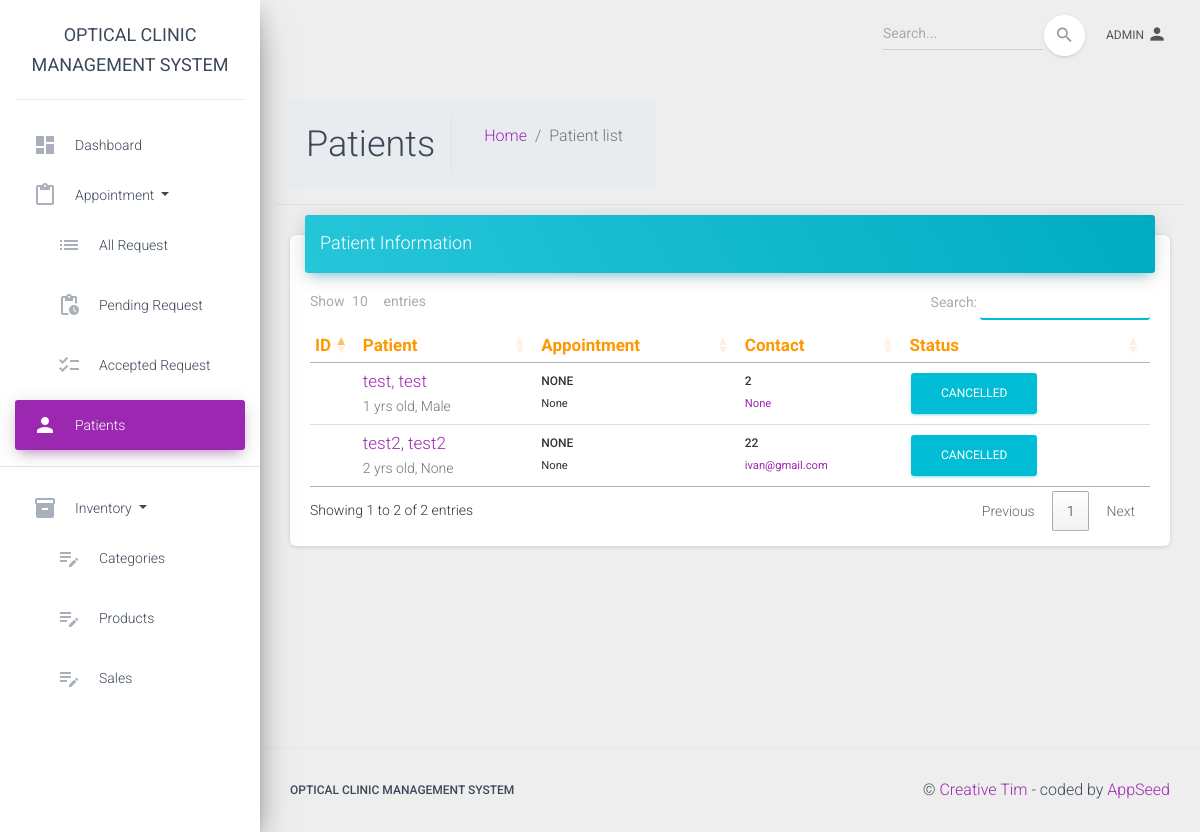
Page /patient-list/ (signed in) on the committed database.
### dashboard/models.py (models this page shows, shortened)
class Appointment(models.Model):
    Status = (
        ('Pending', 'Pending'),
        ('Cancelled', 'Cancelled'),
        ('Accepted', 'Accepted'),
        ('Completed', 'Completed'),
    )
    patient = models.OneToOneField(Patient, null = True, on_delete = models.CASCADE)
    message = models.TextField(max_length=255, null = True, blank = True)
    request_date = models.DateField(auto_now_add=False, null = True)
    sent_date = models.DateField(auto_now_add=True)
    status = models.CharField(max_length = 255, choices = Status, default = 'Pending')
    appointment_date = models.DateField(auto_now_add=False, null=True, blank = True)
    appointment_time = models.TimeField(auto_now_add = False, null = True, blank = True)
    date_created = models.DateTimeField(auto_now_add = True, null = True)

class Patient(models.Model):
    gender_choices = (
        ('Male', 'Male'),
        ('Female', 'Female'),
    )
    user = models.OneToOneField(User, null = True, on_delete=models.CASCADE)
    firstname = models.CharField(max_length = 255, null = True)
    lastname = models.CharField(max_length = 255, null = True)
    age = models.CharField(max_length = 255, null = True)
    email = models.CharField(max_length = 255, null = True)
    gender = models.CharField(max_length=6, null = True, blank = True, choices = gender_choices)
    phone = models.CharField(max_length = 11, null = True, blank = True)
    date_created = models.DateTimeField(auto_now_add = True, null = True)

### authentication/decorators.py (the view)
        def wrapper_func(request, *args, **kwargs):
            group = None
            if request.user.groups.exists():
                group = request.user.groups.all()[0].name
            if group in allowed_roles:
                return view_func(request, *args, **kwargs)
            else:
                return HttpResponse(" You are not authorized! to view this page")

### dashboard/views.py (called while the page is built)
@allowed_users(allowed_roles=['admin', 'staff'])
def patient_list(request):
    appointments = Appointment.objects.all()
    context = {
        'appointments': appointments,
    }
    return render(request, 'dashboard/patients.html', context)

### templates/dashboard/patients.html (shortened to what this page needs)
{% extends "layouts/base.html" %}
{% block content %}
    <div class="row">
        <div class="content border-bottom w-100">
            <div class="container-fluid">
                <div class="row">
                    <div class="col-12 col-md-auto d-flex w-100 align-items-center justify-content-between">
                        <ol class="breadcrumb align-items-center">
                            <h2 class="m-0 pr-3 mr-3 border-right">Patients </h2>
                            <ol class="breadcrumb">
                                <li class="breadcrumb-item"><a href="/admin/">Home</a></li>
                                <li class="breadcrumb-item active">Patient list</li>
                            </ol>
                        </ol>
                         <div class="col-12 col-md-auto d-flex align-items-center justify-content-end flex-end page-actions">
                        </div>
                    </div>
                </div>
            </div>
        </div>
    </div>
    <div class="row">
      <div class="col-lg-12 col-md-12">
        <div class="card">
          <div class="card-header card-header-info">
            <h4 class="card-title">Patient Information </h4>
          </div>
          <div class="card-body table-responsive">
            <table id="all_request" class="table table-hover">
              <thead class="text-warning">
                <th>ID</th>
                <th>Patient</th>
                <th>Appointment </th>
                <th>Contact </th>
                <th>Status</th>
              </thead>
              <tbody>
                {% for app in appointments %}
                <tr>
                    <td>{{ patient.id }}</td>
                    <td>
                        <div class="user-info__basic">
                            <h5 class="mb-0"><a href="{% url 'patient_profile' app.id %}">{{ app.patient.lastname}}, {{ app.patient.firstname }} </a> </h5>
                            <p class="text-muted mb-0">{{ app.patient.age }} yrs old, {{ app.patient.gender }}</p>
                        </div>
                    </td>
                    <td>
                        <h6 class="mb-0">{{ app.appointment_time }}</h6>
                        <small>{{app.appointment_date }}</small>
                    </td>
                    <td>
                        <h6 class="mb-0">{{ app.patient.phone }}</h6>
                        <a href=""><small>{{ app.patient.email }}</small></a>
                    </td>
                    <td>
                        {% if app.status == 'Cancelled' %}
                        <span class="btn btn-info">Cancelled</span>
                        {% endif %}
                    </td>
                </tr>
                {% endfor %}
              </tbody>
            </table>
          </div>
        </div>
      </div>
    </div>
{% endblock content %}

### templates/includes/navigation.html (shortened to what this page needs)
      <nav class="navbar navbar-expand-lg navbar-transparent navbar-absolute fixed-top ">
        <div class="container-fluid">
          <div class="navbar-wrapper">
          </div>
          <div class="collapse navbar-collapse justify-content-end">
          {% if request.user.is_authenticated %}
            <form class="navbar-form">
              <div class="input-group no-border">
                <input type="text" value="" class="form-control" placeholder="Search...">
                <button type="submit" class="btn btn-white btn-round btn-just-icon">
                  <i class="material-icons">search</i>
                  <div class="ripple-container"></div>
                </button>
              </div>
            </form>
            <ul class="navbar-nav">
              <li class="nav-item dropdown">
                <a class="nav-link" href="#pablo" id="navbarDropdownProfile" data-toggle="dropdown" aria-haspopup="true" aria-expanded="false">
                  {{ request.user }}
                  <i class="material-icons">person</i>
                </a>
              </li>
            </ul>
          {% endif %}
          </div>
        </div>
      </nav>

### rows in the picture
Appointment: patient.lastname "test", patient.firstname "test", patient.age "1", patient.gender "Male", appointment_time "NONE", appointment_date "None", patient.phone "2", patient.email "None", status "CANCELLED"
Appointment: patient.lastname "test2", patient.firstname "test2", patient.age "2", patient.gender "None", appointment_time "NONE", appointment_date "None", patient.phone "22", patient.email "ivan@gmail.com", status "CANCELLED"

### other values in the picture
{{ request.user }} "ADMIN"
